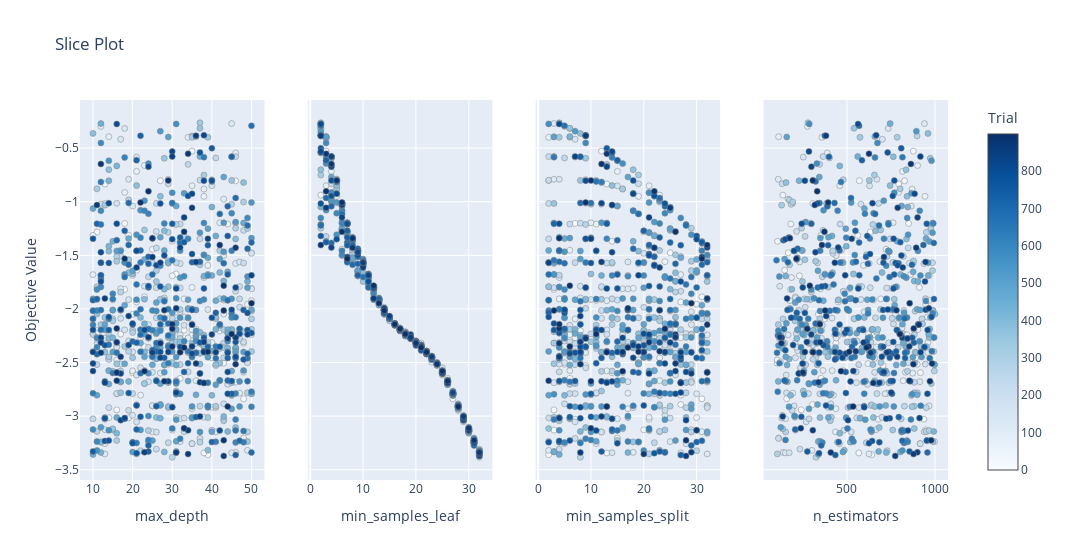

Notebook code for this chart:
### Code cell
optuna.visualization.plot_slice(study)

### Figure 1 — Plotly figure (JSON) as saved in the notebook; plotly's stock layout.template omitted (floating-point values rounded to 4 significant figures; data arrays with more than 128 entries replaced by an {"elided": "..."} marker saying what was removed)
{"data": [{"marker": {"color": {"elided": "900 int values"}, "colorbar": {"title": {"text": "Trial"}, "x": 1, "xpad": 40}, "colorscale": [[0, "rgb(247,251,255)"], [0.125, "rgb(222,235,247)"], [0.25, "rgb(198,219,239)"], [0.375, "rgb(158,202,225)"], [0.5, "rgb(107,174,214)"], [0.625, "rgb(66,146,198)"], [0.75, "rgb(33,113,181)"], [0.875, "rgb(8,81,156)"], [1, "rgb(8,48,107)"]], "line": {"color": "Grey", "width": 0.5}, "showscale": true}, "mode": "markers", "name": "Feasible Trial", "showlegend": false, "type": "scatter", "x": {"elided": "900 int values"}, "xaxis": "x", "y": {"elided": "900 float values"}, "yaxis": "y"}, {"marker": {"color": {"elided": "900 int values"}, "colorbar": {"title": {"text": "Trial"}, "x": 1, "xpad": 40}, "colorscale": [[0, "rgb(247,251,255)"], [0.125, "rgb(222,235,247)"], [0.25, "rgb(198,219,239)"], [0.375, "rgb(158,202,225)"], [0.5, "rgb(107,174,214)"], [0.625, "rgb(66,146,198)"], [0.75, "rgb(33,113,181)"], [0.875, "rgb(8,81,156)"], [1, "rgb(8,48,107)"]], "line": {"color": "Grey", "width": 0.5}, "showscale": false}, "mode": "markers", "name": "Feasible Trial", "showlegend": false, "type": "scatter", "x": {"elided": "900 int values"}, "xaxis": "x2", "y": {"elided": "900 float values"}, "yaxis": "y2"}, {"marker": {"color": {"elided": "900 int values"}, "colorbar": {"title": {"text": "Trial"}, "x": 1, "xpad": 40}, "colorscale": [[0, "rgb(247,251,255)"], [0.125, "rgb(222,235,247)"], [0.25, "rgb(198,219,239)"], [0.375, "rgb(158,202,225)"], [0.5, "rgb(107,174,214)"], [0.625, "rgb(66,146,198)"], [0.75, "rgb(33,113,181)"], [0.875, "rgb(8,81,156)"], [1, "rgb(8,48,107)"]], "line": {"color": "Grey", "width": 0.5}, "showscale": false}, "mode": "markers", "name": "Feasible Trial", "showlegend": false, "type": "scatter", "x": {"elided": "900 int values"}, "xaxis": "x3", "y": {"elided": "900 float values"}, "yaxis": "y3"}, {"marker": {"color": {"elided": "900 int values"}, "colorbar": {"title": {"text": "Trial"}, "x": 1, "xpad": 40}, "colorscale": [[0, "rgb(247,251,255)"], [0.125, "rgb(222,235,247)"], [0.25, "rgb(198,219,239)"], [0.375, "rgb(158,202,225)"], [0.5, "rgb(107,174,214)"], [0.625, "rgb(66,146,198)"], [0.75, "rgb(33,113,181)"], [0.875, "rgb(8,81,156)"], [1, "rgb(8,48,107)"]], "line": {"color": "Grey", "width": 0.5}, "showscale": false}, "mode": "markers", "name": "Feasible Trial", "showlegend": false, "type": "scatter", "x": {"elided": "900 int values"}, "xaxis": "x4", "y": {"elided": "900 float values"}, "yaxis": "y4"}], "layout": {"title": {"text": "Slice Plot"}, "width": 1200, "xaxis": {"anchor": "y", "domain": [0, 0.2125], "title": {"text": "max_depth"}}, "xaxis2": {"anchor": "y2", "domain": [0.2625, 0.475], "title": {"text": "min_samples_leaf"}}, "xaxis3": {"anchor": "y3", "domain": [0.525, 0.7375], "title": {"text": "min_samples_split"}}, "xaxis4": {"anchor": "y4", "domain": [0.7875, 1], "title": {"text": "n_estimators"}}, "yaxis": {"anchor": "x", "domain": [0, 1], "title": {"text": "Objective Value"}}, "yaxis2": {"anchor": "x2", "domain": [0, 1], "matches": "y", "showticklabels": false}, "yaxis3": {"anchor": "x3", "domain": [0, 1], "matches": "y", "showticklabels": false}, "yaxis4": {"anchor": "x4", "domain": [0, 1], "matches": "y", "showticklabels": false}}}
